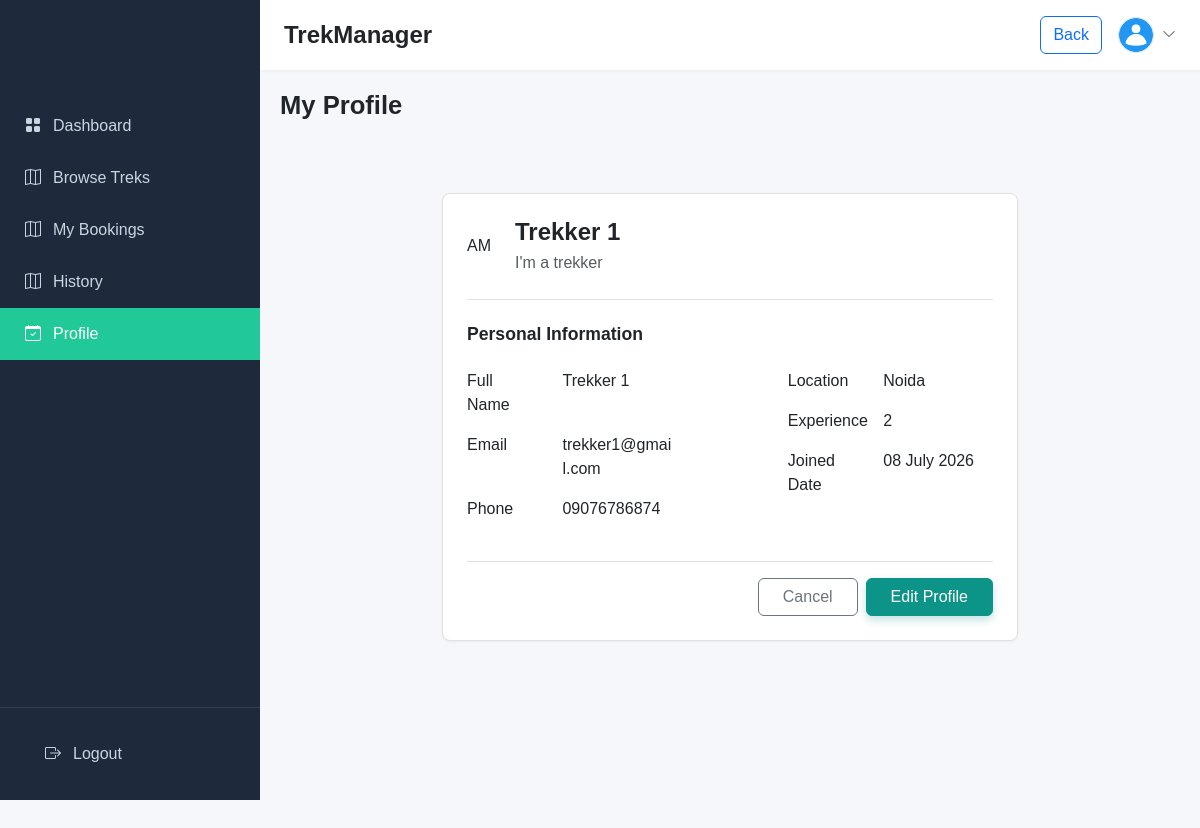
/trekker/1/profile, run on the app's committed database.
### application/models.py (models this page shows)
class User(db.Model):
    __tablename__ = "user"
    id = db.Column(db.Integer, primary_key=True)
    email = db.Column(db.String(), unique=True, nullable=False)
    password = db.Column(db.String(), nullable=False)
    fullname = db.Column(db.String(), nullable=False)
    role = db.Column(db.String(), nullable=False, default='trekker') #Admin, Staff, Trekker/user
    status = db.Column(db.String(), default='pending') #pending, approve or blacklist
    joined_date = db.Column(db.DateTime(), default = datetime.utcnow)
    bookings = db.relationship('Booking', backref = 'user', lazy = True, cascade = 'all, delete-orphan')

class Trekker(db.Model):
    __tablename__ = "trekker_profile"
    id = db.Column(db.Integer, primary_key = True)
    user_id = db.Column(db.Integer, db.ForeignKey('user.id'), unique = True, nullable = False)
    phone = db.Column(db.String(), nullable = False)
    about = db.Column(db.Text(), nullable = False)
    location = db.Column(db.String(), nullable = False)
    trekking_experience = db.Column(db.String(), nullable = False)
    user = db.relationship('User', backref=db.backref('trekker_profile', uselist=False))

### application/auth.py (the view)
@auth_bp.route('/trekker/<int:trekker_id>/profile')
def trekker_profile(trekker_id):
    trekker_profile = Trekker.query.get(trekker_id)
    if not trekker_profile:
        return redirect(url_for('auth.login'))
    return render_template('templates/user/user_profile.html', trekker_profile=trekker_profile)

### application/auth.py (called while the page is built)
def format_date(value):
    if value:
        return value.strftime("%d %B %Y")
    return ""

### templates/user/user_profile.html (shortened to what this page needs)
<!DOCTYPE html>
<html lang="en">
<head>
    <link href="https://cdn.jsdelivr.net/npm/bootstrap@5.3.3/dist/css/bootstrap.min.css" rel="stylesheet">
    <link href="https://cdn.jsdelivr.net/npm/bootstrap-icons@1.11.3/font/bootstrap-icons.css" rel="stylesheet">
    <link rel="stylesheet" href="/static/style.css">
</head>
<body>
<div class="wrapper">
    <aside class="sidebar">
        <ul class="nav-bar flex-column">
            <li class="nav-item">
                <a href="{{ url_for('auth.trekker', trekker_id=trekker_profile.id) }}" class="nav-link">
                    <i class="bi bi-grid-fill"></i>
                    Dashboard
                </a>
            </li>
            <li class="nav-item">
                <a href="{{ url_for('auth.trekker', trekker_id=trekker_profile.id) }}" class="nav-link">
                    <i class="bi bi-map"></i>
                    Browse Treks
                </a>
            </li>
            <li class="nav-item">
                <a href="{{ url_for('auth.trekker_bookings', trekker_id=trekker_profile.id) }}" class="nav-link">
                    <i class="bi bi-map"></i>
                    My Bookings
                </a>
            </li>
            <li class="nav-item">
                <a href="{{ url_for('auth.trekker_history', trekker_id=trekker_profile.id) }}" class="nav-link">
                    <i class="bi bi-map"></i>
                    History
                </a>
            </li>
            <li class="nav-item">
                <a href="{{ url_for('auth.trekker_profile', trekker_id=trekker_profile.id) }}" class="nav-link active">
                    <i class="bi bi-calendar-check"></i>
                    Profile
                </a>
            </li>
        </ul>
        <div class="logout">
            <a href="/" class="nav-link">
                <i class="bi bi-box-arrow-right"></i>
                Logout
            </a>
        </div>
    </aside>
    <main class="main-content">
        <header class="top-navbar">
            <div class="d-flex align-items-center gap-2">
                <h1 class="h4 mb-0 fw-bold d-none d-sm-block">TrekManager</h1>
            </div>
            <div class="d-flex align-items-center gap-3">
                <a href="{{ url_for('auth.trekker', trekker_id=trekker_profile.id) }}">
                    <button type="button" class="btn btn-outline-primary">Back</button>
                </a>
                <div class="dropdown">
                    <a href="#" class="d-flex align-items-center gap-2 text-decoration-none text-dark" data-bs-toggle="dropdown">
                        <img src="/static/images/humanicon.png" alt="Admin" class="rounded-circle border border-primary-light" style="width: 36px; height: 36px; object-fit: cover;">
                        <i class="bi bi-chevron-down d-none d-sm-block text-muted small"></i>
                    </a>
                </div>
            </div>
        </header>
        <div class="content-body">
            <div style="margin-bottom: 30px;">
                <div class="row align-items-center">
                    <div class="col-md-8">
                        <h2 class="fw-bold mb-4 text-dark" style="font-size: 1.6rem;">My Profile</h2>
                    </div>
                </div>
                <div class="container py-5">
                <div class="row justify-content-center">
                    <div class="col-12 col-lg-9 col-xl-8">
                        <div class="card-bar p-4 bg-white mb-4">
                            <div class="d-flex align-items-center gap-4 mb-4 pb-4 border-bottom">
                                <div class="avatar-placeholder">AM</div>
                                <div>
                                    <h4 class="fw-bold mb-1 text-dark">{{ trekker_profile.user.fullname }}</h4>
                                    <p class="text-muted mb-0">{{ trekker_profile.about }}</p>
                                </div>
                            </div>
                            <h5 class="fw-bold mb-4 text-dark" style="font-size: 1.1rem;">Personal Information</h5>
                            <div class="row g-4">
                                <div class="col-md-5">
                                    <div class="row mb-3 align-items-baseline">
                                        <div class="col-sm-5 info-label">Full Name</div>
                                        <div class="col-sm-7 info-value">{{ trekker_profile.user.fullname }}</div>
                                    </div>
                                    <div class="row mb-3 align-items-baseline">
                                        <div class="col-sm-5 info-label">Email</div>
                                        <div class="col-sm-7 info-value text-break">{{ trekker_profile.user.email }}</div>
                                    </div>
                                    <div class="row mb-3 align-items-baseline">
                                        <div class="col-sm-5 info-label">Phone</div>
                                        <div class="col-sm-7 info-value">{{ trekker_profile.phone }}</div>
                                    </div>
                                </div>
                                <div class="col-md-2 d-none d-md-block"></div>
                                <div class="col-md-5">
                                    <div class="row mb-3 align-items-baseline">
                                        <div class="col-sm-5 info-label">Location</div>
                                        <div class="col-sm-7 info-value">{{ trekker_profile.location }}</div>
                                    </div>
                                    <div class="row mb-3 align-items-baseline">
                                        <div class="col-sm-5 info-label">Experience</div>
                                        <div class="col-sm-7 info-value">{{ trekker_profile.trekking_experience }}</div>
                                    </div>
                                    <div class="row mb-3 align-items-baseline">
                                        <div class="col-sm-5 info-label">Joined Date</div>
                                        <div class="col-sm-7 info-value">{{ trekker_profile.user.joined_date|date }}</div>
                                    </div>
                                </div>
                            </div>
                            <div class="d-flex justify-content-end gap-2 mt-4 pt-3 border-top">
                                <button type="button" class="btn btn-outline-secondary px-4">Cancel</button>
                                <a href="{{ url_for('auth.trekker_edit_profile', trekker_id=trekker_profile.id) }}"><button type="button" class="btn btn-primary px-4">Edit Profile</button></a>
                            </div>
                        </div>
                    </div>
                </div>
            </div>
            </div>
        </div>
    </main>
</body>
</html>

### static/style.css (style rules this page uses)
.btn-primary { background-color: #0d9488; border-color: #0d9488; box-shadow: 0 4px 8px rgba(13, 148, 136, 0.25); }
.wrapper { display:flex; min-height:100vh; }
.sidebar { width:260px; background:#1e293b; color:#fff; flex-shrink: 0; display:flex; position: sticky; flex-direction:column; justify-content:space-between; height: 100vh; z-index: 100; top: 0; }
.nav-bar { padding:100px 0; }
.nav-link { color:#cbd5e1; padding:14px 25px; display:flex; align-items:center; gap:12px; transition:.3s; font-size:16px; }
.nav-link.active { background:#20c997; color:#fff; }
.logout { padding:20px; border-top:1px solid rgba(255,255,255,.1); }
.main-content { flex-grow: 1; display: flex; flex-direction: column; background-color: var(--light-bg); min-height: 100vh; position: relative; padding-bottom: 70px; }
.top-navbar { background-color: #ffffff; border-bottom: 1px solid var(--border-color); padding: 1rem 1.5rem; display: flex; justify-content: space-between; align-items: center; position: sticky; top: 0; z-index: 90; box-shadow: 0 1px 3px rgba(0,0,0,0.05); }
.content-body { padding: 20px; margin-bottom: 0; flex-grow: 1; }

### templates/user/user_profile.html (style rules this page uses)
* { margin:0; padding:0; box-sizing:border-box; }
body { font-family:Arial, Helvetica, sans-serif; background:#f5f7fa; }
.card-bar { border: 1px solid #e0e0e0; border-radius: 8px; box-shadow: 0 1px 3px rgba(0,0,0,0.05); }

### data on the page
User: user.fullname "Trekker 1", user.email "trekker1@gmail.com", user.joined_date "08 July 2026"
Trekker: about "I'm a trekker", phone "09076786874", location "Noida", trekking_experience "2"
